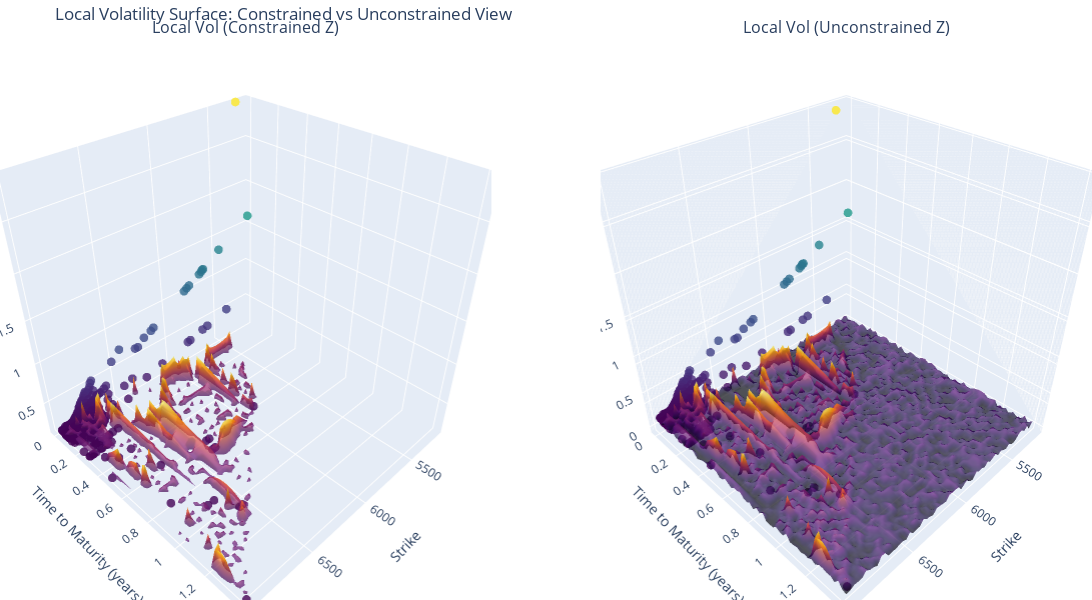

Here is the notebook cell this chart was saved with:
### Markdown cell above
### Local Vol using Interpolation

### Code cell
impvol_interp = interp
params = [calls["S0"].iloc[0],calls["r"].iloc[0],impvol_interp]
local_vol_surface = get_local_vol_surface(calls,params)
plot_local_vol_surface(calls,local_vol_surface)

### Figure 1 — Plotly figure (JSON) as saved in the notebook; plotly's stock layout.template omitted (floating-point values rounded to 4 significant figures; data arrays with more than 128 entries replaced by an {"elided": "..."} marker saying what was removed)
{"data": [{"marker": {"color": {"elided": "425 float values"}, "colorscale": [[0, "#440154"], [0.1111, "#482878"], [0.2222, "#3e4989"], [0.3333, "#31688e"], [0.4444, "#26828e"], [0.5556, "#1f9e89"], [0.6667, "#35b779"], [0.7778, "#6ece58"], [0.8889, "#b5de2b"], [1, "#fde725"]], "opacity": 0.8, "size": 3}, "mode": "markers", "name": "Data Points", "scene": "scene", "showlegend": false, "type": "scatter3d", "x": {"elided": "425 float values"}, "y": {"elided": "425 float values"}, "z": {"elided": "425 float values"}}, {"colorscale": [[0, "#000004"], [0.1111, "#1b0c41"], [0.2222, "#4a0c6b"], [0.3333, "#781c6d"], [0.4444, "#a52c60"], [0.5556, "#cf4446"], [0.6667, "#ed6925"], [0.7778, "#fb9b06"], [0.8889, "#f7d13d"], [1, "#fcffa4"]], "opacity": 0.7, "scene": "scene", "showlegend": false, "showscale": false, "type": "surface", "x": {"elided": "60x60 float values"}, "y": {"elided": "60x60 float values"}, "z": {"elided": "60x60 float values"}}, {"marker": {"color": {"elided": "425 float values"}, "colorscale": [[0, "#440154"], [0.1111, "#482878"], [0.2222, "#3e4989"], [0.3333, "#31688e"], [0.4444, "#26828e"], [0.5556, "#1f9e89"], [0.6667, "#35b779"], [0.7778, "#6ece58"], [0.8889, "#b5de2b"], [1, "#fde725"]], "opacity": 0.8, "size": 3}, "mode": "markers", "name": "Data Points", "scene": "scene2", "showlegend": false, "type": "scatter3d", "x": {"elided": "425 float values"}, "y": {"elided": "425 float values"}, "z": {"elided": "425 float values"}}, {"colorscale": [[0, "#000004"], [0.1111, "#1b0c41"], [0.2222, "#4a0c6b"], [0.3333, "#781c6d"], [0.4444, "#a52c60"], [0.5556, "#cf4446"], [0.6667, "#ed6925"], [0.7778, "#fb9b06"], [0.8889, "#f7d13d"], [1, "#fcffa4"]], "opacity": 0.7, "scene": "scene2", "showlegend": false, "showscale": false, "type": "surface", "x": {"elided": "60x60 float values"}, "y": {"elided": "60x60 float values"}, "z": {"elided": "60x60 float values"}}], "layout": {"annotations": [{"font": {"size": 16}, "showarrow": false, "text": "Local Vol (Constrained Z)", "x": 0.225, "xanchor": "center", "xref": "paper", "y": 1, "yanchor": "bottom", "yref": "paper"}, {"font": {"size": 16}, "showarrow": false, "text": "Local Vol (Unconstrained Z)", "x": 0.775, "xanchor": "center", "xref": "paper", "y": 1, "yanchor": "bottom", "yref": "paper"}], "height": 600, "margin": {"b": 0, "l": 0, "r": 0, "t": 40}, "scene": {"domain": {"x": [0, 0.45], "y": [0, 1]}, "xaxis": {"title": {"text": "Strike"}}, "yaxis": {"title": {"text": "Time to Maturity (years)"}}, "zaxis": {"range": [0.1019, 2.926], "title": {"text": "Volatility"}}}, "scene2": {"domain": {"x": [0.55, 1], "y": [0, 1]}, "xaxis": {"title": {"text": "Strike"}}, "yaxis": {"title": {"text": "Time to Maturity (years)"}}, "zaxis": {"title": {"text": "Volatility"}}}, "title": {"text": "Local Volatility Surface: Constrained vs Unconstrained View"}, "width": 1200}}
